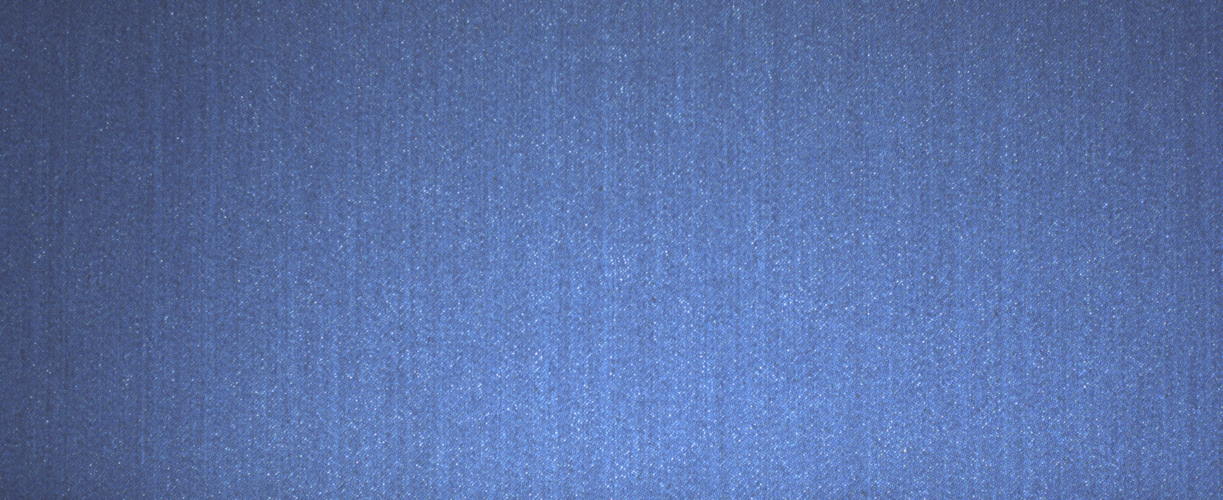
#> input picture Dataset/DefectFree/0526e526baab17200830084844.jpg, 2446 x 1000 px (shown at 1/2 size); its folder holds only this picture in this run
$ jupyter execute --allow-errors Aldi1.ipynb   (older library calls are emulated)
#> lines starting #> are read from the running program, lines starting #| are printed output that depends on the picture
[cell 1]
# Import library yang diperlukan
import os
import cv2 as cv
import matplotlib.pyplot as plt
import numpy as np
import pandas as pd
from sklearn.model_selection import train_test_split
from sklearn.metrics import accuracy_score, classification_report, confusion_matrix, ConfusionMatrixDisplay
from skimage.feature import graycomatrix, graycoprops
from scipy.stats import entropy
from sklearn.ensemble import RandomForestClassifier
from sklearn.svm import SVC
from sklearn.neighbors import KNeighborsClassifier
import seaborn as sns

[cell 2]
# === Data Loading ===
data = []
labels = []
file_name = []
dataset_path = "Dataset/"  # Path ke folder dataset
class_names = ['DefectFree', 'DefectHoles', 'DefectLines', 'DefectStain']

for sub_folder in class_names:
    sub_folder_path = os.path.join(dataset_path, sub_folder)
    if not os.path.exists(sub_folder_path):
        print(f"Folder {sub_folder_path} tidak ditemukan!")
        continue
    sub_folder_files = os.listdir(sub_folder_path)
    for filename in sub_folder_files:
        img_path = os.path.join(sub_folder_path, filename)
        img = cv.imread(img_path)
#> img is the input picture: shape (1000, 2446, 3); mean B, G, R 166.5, 113, 89.1
        if img is None:
            print(f"Gagal memuat gambar: {img_path}")
            continue
        img = cv.cvtColor(img, cv.COLOR_BGR2GRAY)
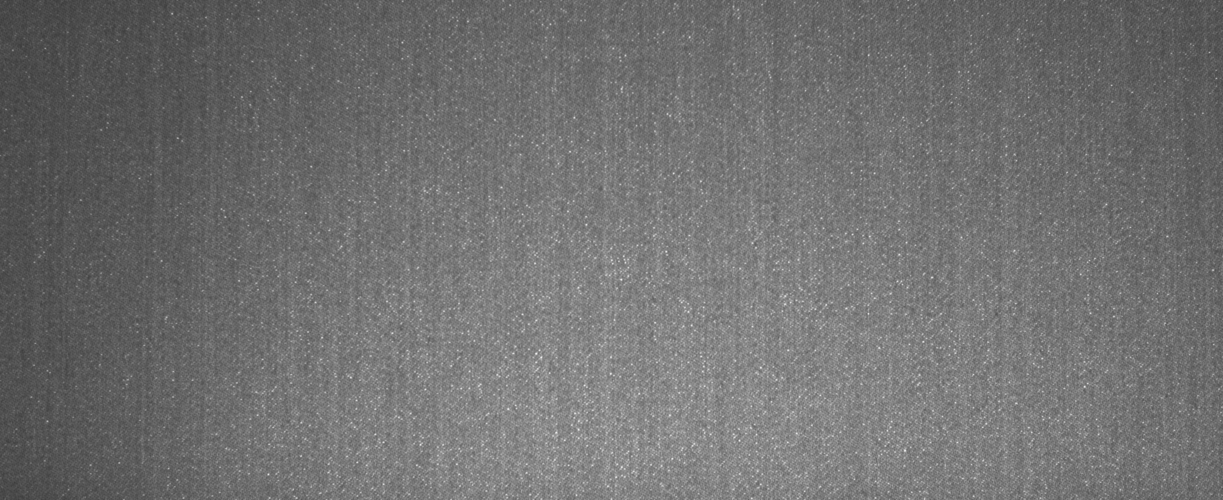
#> img: shape (1000, 2446) (shown at 1/2 size); min 56, max 250, mean 112
        data.append(img)
        labels.append(sub_folder)
        file_name.append(filename)
#> pass 2 of the loop `for sub_folder in class_names:`:
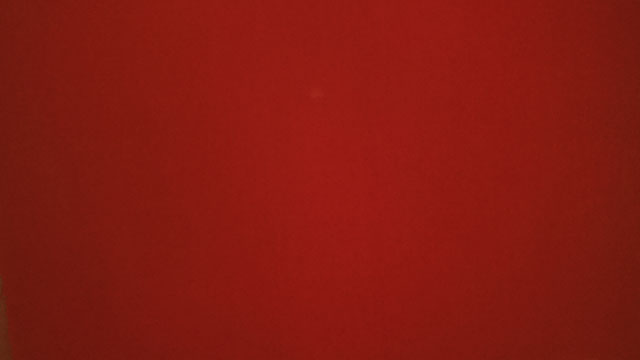
#> input picture Dataset/DefectHoles/11.jpg, 640 x 360 px
#> img is the input picture: shape (360, 640, 3); mean B, G, R 16.7, 25.8, 133.7
#> `img = cv.cvtColor(img, cv.COLOR_BGR2GRAY)`:
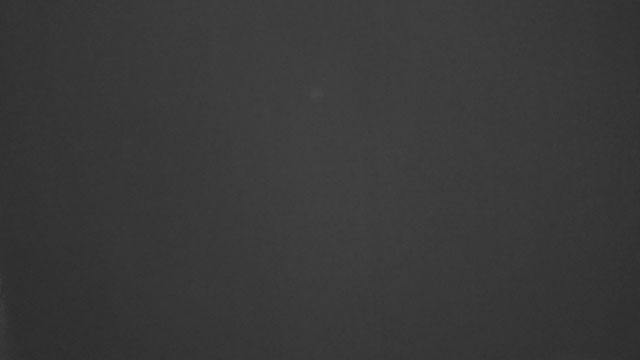
#> img: shape (360, 640); min 44, max 73, mean 57
data = np.array(data, dtype=object)  # Gunakan dtype=object untuk ukuran gambar yang bervariasi
labels = np.array(labels)
file_name = np.array(file_name)

[cell 3]
# === Data Understanding ===
# Menampilkan jumlah data per kelas
unique_labels, counts = np.unique(labels, return_counts=True)
plt.figure(figsize=(10, 5))
plt.bar(unique_labels, counts, color='skyblue')
plt.title("Distribusi Data per Kelas")
plt.xlabel("Kelas")
plt.ylabel("Jumlah Gambar")
plt.xticks(rotation=45)
plt.savefig('class_distribution.png')
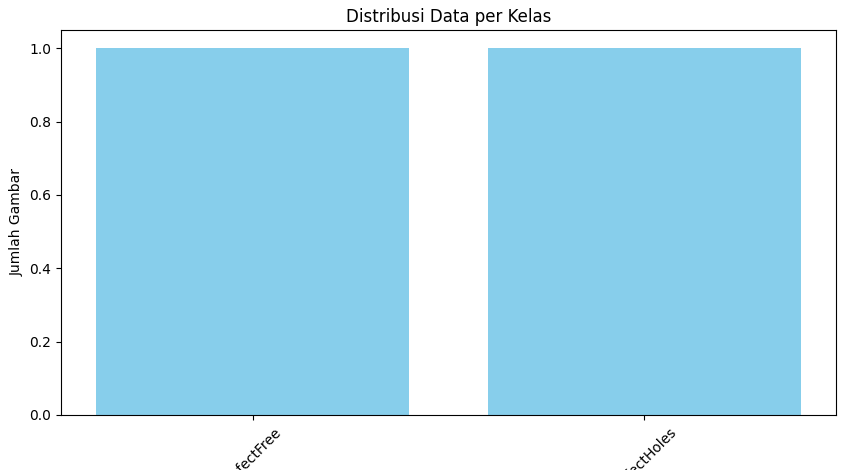
#> figure drawn by matplotlib, 1 panel

[cell 4]
# Menampilkan sampel gambar dari setiap kelas
plt.figure(figsize=(15, 5))
for i, label in enumerate(unique_labels):
    idx = np.where(labels == label)[0][0]
    plt.subplot(1, 4, i+1)
    plt.imshow(data[idx], cmap='gray')
    plt.title(f"Sampel {label}")
    plt.axis('off')
plt.savefig('sample_images.png')

print(f"Jumlah total data: {len(data)}")
print(f"Kelas: {unique_labels}")
print(f"Jumlah per kelas: {dict(zip(unique_labels, counts))}")

[cell 5]
# === Data Augmentation ===
# Augmentasi hanya dilakukan jika jumlah data per kelas < 100
data_augmented = []
labels_augmented = []
file_name_augmented = []
for i in range(len(data)):
    img = data[i]
    label = labels[i]
    fname = file_name[i]

    # Original image
    data_augmented.append(img)
    labels_augmented.append(label)
    file_name_augmented.append(fname)

    # Augmentasi: rotasi 90 derajat jika jumlah data per kelas < 100
    if counts[np.where(unique_labels == label)[0][0]] < 100:
        rotated = cv.rotate(img, cv.ROTATE_90_CLOCKWISE)
        data_augmented.append(rotated)
        labels_augmented.append(label)
        file_name_augmented.append(f"rot90_{fname}")
#> this loop made 2 passes
#> pass 1, `rotated = cv.rotate(img, cv.ROTATE_90_CLOCKWISE)`:
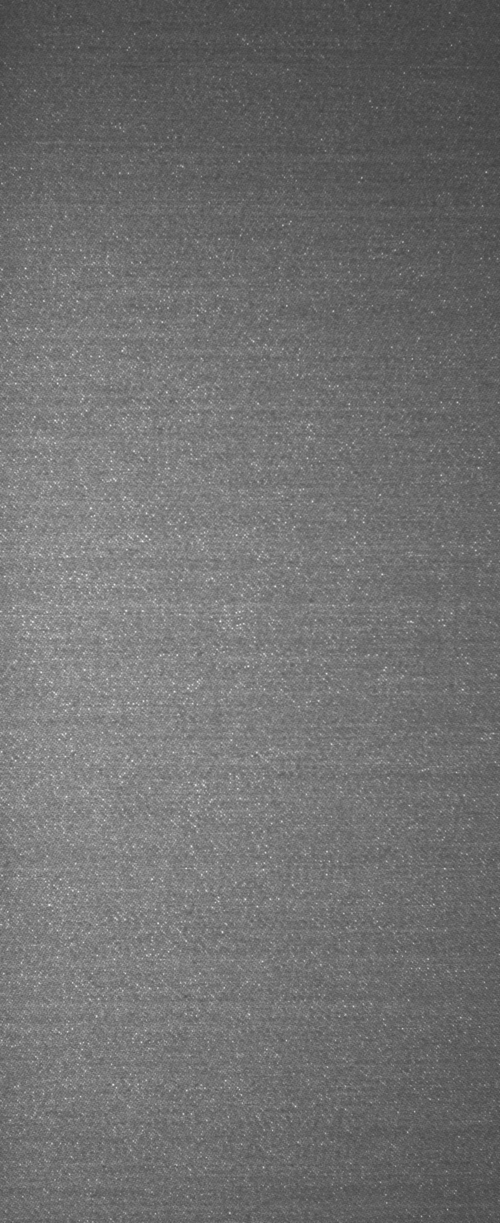
#> rotated: shape (2446, 1000) (shown at 1/2 size); min 56, max 250, mean 112
#> pass 2, `rotated = cv.rotate(img, cv.ROTATE_90_CLOCKWISE)`:
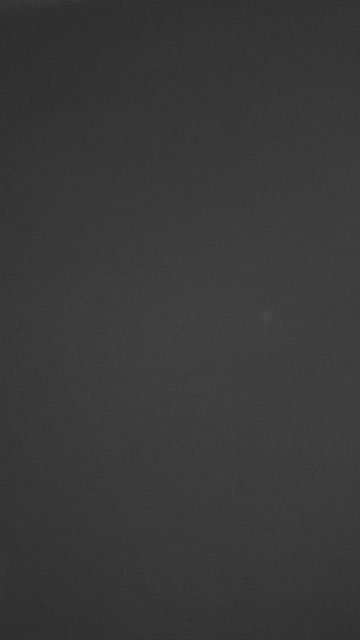
#> rotated: shape (640, 360); min 44, max 73, mean 57

data_augmented = np.array(data_augmented, dtype=object)
labels_augmented = np.array(labels_augmented)
file_name_augmented = np.array(file_name_augmented)
print(f"Data sebelum augmentasi: {len(data)}")
print(f"Data setelah augmentasi: {len(data_augmented)}")

[cell 6]
def resize(image, target_size=(100, 100)):
    return cv.resize(image, target_size, interpolation=cv.INTER_AREA)

def histogram_equalization(image):
    return cv.equalizeHist(image)

# Preprocessing untuk percobaan 1
data_preprocessed = []
for img in data_augmented:
    try:
        img_resized = resize(img)
        img_equalized = histogram_equalization(img_resized)
        data_preprocessed.append(img_equalized)
    except Exception as e:
        print(f"Error saat preprocessing: {e}")
        continue
#> this loop made 4 passes
#> pass 1, `img_resized = resize(img)`:
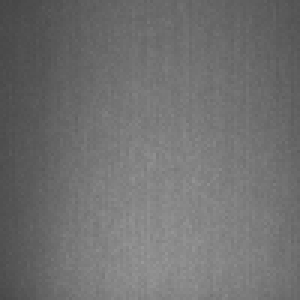
#> img_resized: shape (100, 100) (shown 3 times larger); min 71, max 153, mean 112
#> pass 1, `img_equalized = histogram_equalization(img_resized)`:
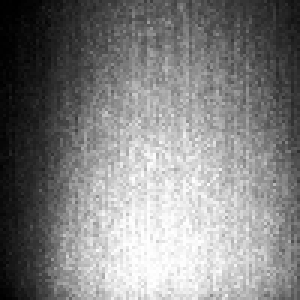
#> img_equalized: shape (100, 100) (shown 3 times larger); min 0, max 255, mean 129.4
#> pass 2, `img_equalized = histogram_equalization(img_resized)`:
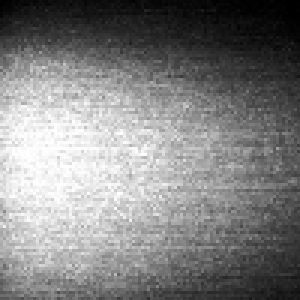
#> img_equalized: shape (100, 100) (shown 3 times larger); min 0, max 255, mean 129.4
#> after the loop:
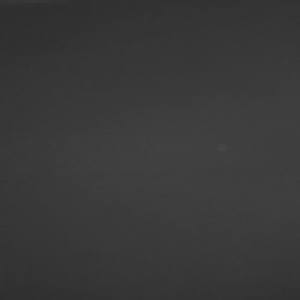
#> img_resized: shape (100, 100) (shown 3 times larger); min 46, max 71, mean 57.1
data_preprocessed = np.array(data_preprocessed, dtype=np.uint8)

print(f"Data setelah preprocessing: {len(data_preprocessed)}")
if len(data_preprocessed) == 0:
    raise ValueError("Data preprocessing kosong! Periksa fungsi preprocessing.")

[cell 7]
# === Feature Extraction ===
def glcm(image, derajat, distance=1):
    if derajat == 0:
        angles = [0]
    elif derajat == 45:
        angles = [np.pi / 4]
    elif derajat == 90:
        angles = [np.pi / 2]
    elif derajat == 135:
        angles = [3 * np.pi / 4]
    else:
        raise ValueError("Invalid angle. It should be one of: 0, 45, 90, 135.")
    glcm = graycomatrix(image, [distance], angles, 256, symmetric=True, normed=True)
    return glcm

def correlation(matriks):
    return graycoprops(matriks, 'correlation')[0, 0]

def dissimilarity(matriks):
    return graycoprops(matriks, 'dissimilarity')[0, 0]

def homogeneity(matriks):
    return graycoprops(matriks, 'homogeneity')[0, 0]

def contrast(matriks):
    return graycoprops(matriks, 'contrast')[0, 0]

def ASM(matriks):
    return graycoprops(matriks, 'ASM')[0, 0]

def energy(matriks):
    return graycoprops(matriks, 'energy')[0, 0]

def entropy_glcm(matriks):
    return entropy(matriks.ravel())

[cell 8]
# Ekstraksi fitur GLCM
Derajat0, Derajat45, Derajat90, Derajat135 = [], [], [], []
for img in data_preprocessed:
    D0 = glcm(img, 0, distance=1)
    D45 = glcm(img, 45, distance=1)
    D90 = glcm(img, 90, distance=1)
    D135 = glcm(img, 135, distance=1)
    Derajat0.append(D0)
    Derajat45.append(D45)
    Derajat90.append(D90)
    Derajat135.append(D135)

[cell 9]
# Inisialisasi list untuk fitur
Kontras0, Kontras45, Kontras90, Kontras135 = [], [], [], []
Dissimilarity0, Dissimilarity45, Dissimilarity90, Dissimilarity135 = [], [], [], []
Homogeneity0, Homogeneity45, Homogeneity90, Homogeneity135 = [], [], [], []
Entropy0, Entropy45, Entropy90, Entropy135 = [], [], [], []
ASM0, ASM45, ASM90, ASM135 = [], [], [], []
Energy0, Energy45, Energy90, Energy135 = [], [], [], []
Correlation0, Correlation45, Correlation90, Correlation135 = [], [], [], []

[cell 10]
# Hitung fitur untuk setiap sudut
for i in range(len(data_preprocessed)):
    Kontras0.append(contrast(Derajat0[i]))
    Kontras45.append(contrast(Derajat45[i]))
    Kontras90.append(contrast(Derajat90[i]))
    Kontras135.append(contrast(Derajat135[i]))

    Dissimilarity0.append(dissimilarity(Derajat0[i]))
    Dissimilarity45.append(dissimilarity(Derajat45[i]))
    Dissimilarity90.append(dissimilarity(Derajat90[i]))
    Dissimilarity135.append(dissimilarity(Derajat135[i]))

    Homogeneity0.append(homogeneity(Derajat0[i]))
    Homogeneity45.append(homogeneity(Derajat45[i]))
    Homogeneity90.append(homogeneity(Derajat90[i]))
    Homogeneity135.append(homogeneity(Derajat135[i]))

    Entropy0.append(entropy_glcm(Derajat0[i]))
    Entropy45.append(entropy_glcm(Derajat45[i]))
    Entropy90.append(entropy_glcm(Derajat90[i]))
    Entropy135.append(entropy_glcm(Derajat135[i]))

    ASM0.append(ASM(Derajat0[i]))
    ASM45.append(ASM(Derajat45[i]))
    ASM90.append(ASM(Derajat90[i]))
    ASM135.append(ASM(Derajat135[i]))

    Energy0.append(energy(Derajat0[i]))
    Energy45.append(energy(Derajat45[i]))
    Energy90.append(energy(Derajat90[i]))
    Energy135.append(energy(Derajat135[i]))

    Correlation0.append(correlation(Derajat0[i]))
    Correlation45.append(correlation(Derajat45[i]))
    Correlation90.append(correlation(Derajat90[i]))
    Correlation135.append(correlation(Derajat135[i]))

# Simpan hasil ekstraksi ke CSV
data_table = {
    'Filename': file_name_augmented,
    'Label': labels_augmented,
    'Contrast0': Kontras0, 'Contrast45': Kontras45, 'Contrast90': Kontras90, 'Contrast135': Kontras135,
    'Homogeneity0': Homogeneity0, 'Homogeneity45': Homogeneity45, 'Homogeneity90': Homogeneity90, 'Homogeneity135': Homogeneity135,
    'Dissimilarity0': Dissimilarity0, 'Dissimilarity45': Dissimilarity45, 'Dissimilarity90': Dissimilarity90, 'Dissimilarity135': Dissimilarity135,
    'Entropy0': Entropy0, 'Entropy45': Entropy45, 'Entropy90': Entropy90, 'Entropy135': Entropy135,
    'ASM0': ASM0, 'ASM45': ASM45, 'ASM90': ASM90, 'ASM135': ASM135,
    'Energy0': Energy0, 'Energy45': Energy45, 'Energy90': Energy90, 'Energy135': Energy135,
    'Correlation0': Correlation0, 'Correlation45': Correlation45, 'Correlation90': Correlation90, 'Correlation135': Correlation135
}
df = pd.DataFrame(data_table)
df.to_csv('hasil_ekstraksi_1.csv', index=False)

hasil_ekstrak = pd.read_csv('hasil_ekstraksi_1.csv')
print(hasil_ekstrak.head())

[cell 11]
# === Feature Selection ===
# Menghitung korelasi
correlation = hasil_ekstrak.drop(columns=['Label', 'Filename']).corr()
plt.figure(figsize=(17, 17))
sns.heatmap(correlation, annot=True, cmap='Blues', fmt=".2f")
plt.title("Correlation Matrix")
plt.savefig('correlation_matrix.png')
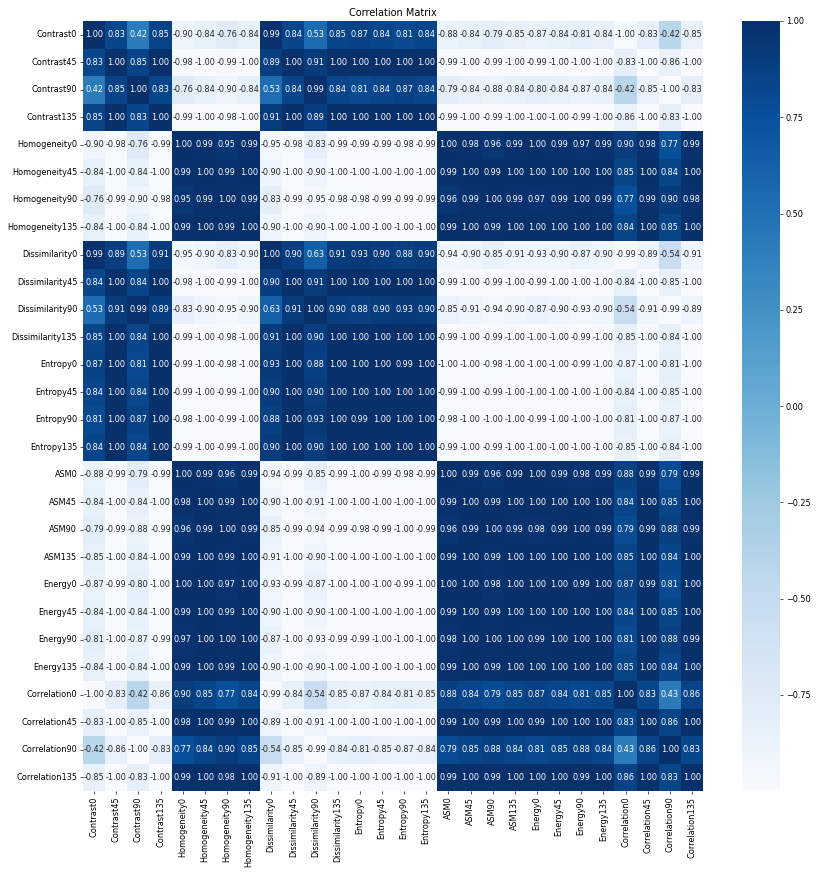
#> figure drawn by matplotlib, 2 panels

# Seleksi fitur berdasarkan korelasi
threshold = 0.95
columns = np.full((correlation.shape[0],), True, dtype=bool)
for i in range(correlation.shape[0]):
    for j in range(i+1, correlation.shape[0]):
        if abs(correlation.iloc[i, j]) >= threshold:
            if columns[j]:
                columns[j] = False
selected_features = hasil_ekstrak.drop(columns=['Label', 'Filename']).columns[columns]
x_new = hasil_ekstrak[selected_features]
y = hasil_ekstrak['Label']
print(f"Fitur yang dipilih: {selected_features}")

[cell 12]
# === Splitting Data ===
X_train, X_test, y_train, y_test = train_test_split(x_new, y, test_size=0.2, random_state=42)
print(f"X_train shape: {X_train.shape}")
print(f"X_test shape: {X_test.shape}")

# === Feature Normalization ===
X_train = (X_train - X_train.mean()) / X_train.std()
X_test = (X_test - X_train.mean()) / X_train.std()

[cell 13]
# === Modeling ===
def generate_classification_report(y_true, y_pred):
    print(classification_report(y_true, y_pred))
    print(confusion_matrix(y_true, y_pred))
    print(f'Accuracy: {accuracy_score(y_true, y_pred):.4f}')

# Define classifiers
rf = RandomForestClassifier(n_estimators=100, random_state=42)
svm = SVC(kernel='rbf', random_state=42)
knn = KNeighborsClassifier(n_neighbors=5)

[cell 14]
# Train Random Forest
rf.fit(X_train, y_train)
print("------Random Forest Training Set------")
y_pred_rf_train = rf.predict(X_train)
generate_classification_report(y_train, y_pred_rf_train)
print("\n------Random Forest Testing Set------")
y_pred_rf_test = rf.predict(X_test)
generate_classification_report(y_test, y_pred_rf_test)

# Train SVM
svm.fit(X_train, y_train)
print("\n------SVM Training Set------")
y_pred_svm_train = svm.predict(X_train)
generate_classification_report(y_train, y_pred_svm_train)
print("\n------SVM Testing Set------")
y_pred_svm_test = svm.predict(X_test)
generate_classification_report(y_test, y_pred_svm_test)

[cell 15]
# Train KNN
knn.fit(X_train, y_train)
print("\n------KNN Training Set------")
#> (the rest of this cell did not finish here and is left out)

[cell 16]
# === Evaluation with Confusion Matrix ===
def plot_confusion_matrix(y_true, y_pred, title):
#> called with y_pred = array of shape (1,), title = 'Random Forest Confusion Matrix'
    cm = confusion_matrix(y_true, y_pred, labels=class_names)
    disp = ConfusionMatrixDisplay(confusion_matrix=cm, display_labels=class_names)
    disp.plot(cmap=plt.cm.Blues)
    plt.title(title)
    plt.savefig(f'{title.lower().replace(" ", "_")}.png')

plot_confusion_matrix(y_test, y_pred_rf_test, "Random Forest Confusion Matrix")
plot_confusion_matrix(y_test, y_pred_svm_test, "SVM Confusion Matrix")
#> call 2 of plot_confusion_matrix, with y_pred = array of shape (1,), title = 'SVM Confusion Matrix'
#> in plot_confusion_matrix (call 2), `plt.savefig(f'{title.lower().replace(" ", "_")}.png')`:
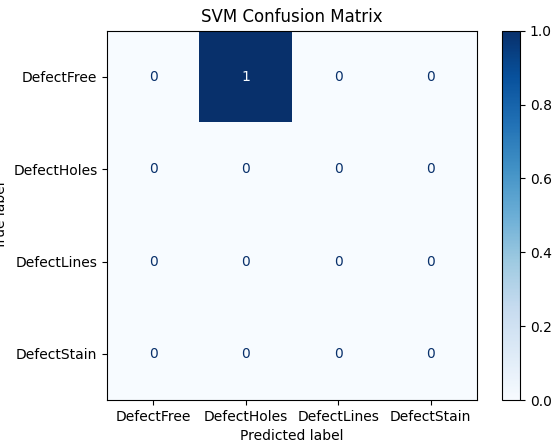
#> figure drawn by matplotlib, 2 panels
#> (the rest of this cell did not finish here and is left out)
